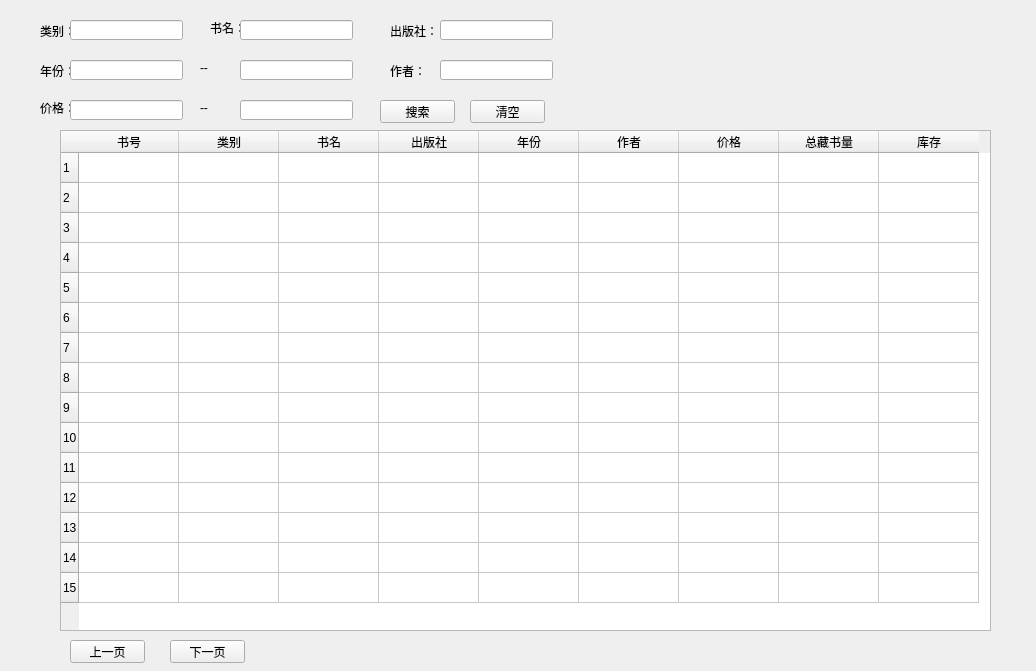
<?xml version="1.0" encoding="UTF-8"?>
<ui version="4.0">
 <class>searchbook</class>
 <widget class="QWidget" name="searchbook">
  <property name="geometry">
   <rect>
    <x>0</x>
    <y>0</y>
    <width>1036</width>
    <height>671</height>
   </rect>
  </property>
  <property name="windowTitle">
   <string>searchbook</string>
  </property>
  <widget class="QPushButton" name="pushButton">
   <property name="geometry">
    <rect>
     <x>380</x>
     <y>100</y>
     <width>75</width>
     <height>23</height>
    </rect>
   </property>
   <property name="text">
    <string>搜索</string>
   </property>
  </widget>
  <widget class="QPushButton" name="pushButton_2">
   <property name="geometry">
    <rect>
     <x>470</x>
     <y>100</y>
     <width>75</width>
     <height>23</height>
    </rect>
   </property>
   <property name="text">
    <string>清空</string>
   </property>
  </widget>
  <widget class="QLabel" name="label">
   <property name="geometry">
    <rect>
     <x>40</x>
     <y>20</y>
     <width>31</width>
     <height>21</height>
    </rect>
   </property>
   <property name="text">
    <string>类别：</string>
   </property>
  </widget>
  <widget class="QLabel" name="label_2">
   <property name="geometry">
    <rect>
     <x>210</x>
     <y>20</y>
     <width>31</width>
     <height>16</height>
    </rect>
   </property>
   <property name="text">
    <string>书名：</string>
   </property>
  </widget>
  <widget class="QLineEdit" name="titleline">
   <property name="geometry">
    <rect>
     <x>240</x>
     <y>20</y>
     <width>113</width>
     <height>20</height>
    </rect>
   </property>
  </widget>
  <widget class="QLineEdit" name="categoryline">
   <property name="geometry">
    <rect>
     <x>70</x>
     <y>20</y>
     <width>113</width>
     <height>20</height>
    </rect>
   </property>
  </widget>
  <widget class="QLineEdit" name="pressline">
   <property name="geometry">
    <rect>
     <x>440</x>
     <y>20</y>
     <width>113</width>
     <height>20</height>
    </rect>
   </property>
  </widget>
  <widget class="QLabel" name="label_3">
   <property name="geometry">
    <rect>
     <x>390</x>
     <y>20</y>
     <width>51</width>
     <height>21</height>
    </rect>
   </property>
   <property name="text">
    <string>出版社：</string>
   </property>
  </widget>
  <widget class="QLabel" name="label_4">
   <property name="geometry">
    <rect>
     <x>40</x>
     <y>60</y>
     <width>31</width>
     <height>21</height>
    </rect>
   </property>
   <property name="text">
    <string>年份：</string>
   </property>
  </widget>
  <widget class="QLineEdit" name="yearline1">
   <property name="geometry">
    <rect>
     <x>70</x>
     <y>60</y>
     <width>113</width>
     <height>20</height>
    </rect>
   </property>
  </widget>
  <widget class="QLabel" name="label_5">
   <property name="geometry">
    <rect>
     <x>200</x>
     <y>60</y>
     <width>21</width>
     <height>16</height>
    </rect>
   </property>
   <property name="text">
    <string>--</string>
   </property>
  </widget>
  <widget class="QLineEdit" name="yearline2">
   <property name="geometry">
    <rect>
     <x>240</x>
     <y>60</y>
     <width>113</width>
     <height>20</height>
    </rect>
   </property>
  </widget>
  <widget class="QLabel" name="label_6">
   <property name="geometry">
    <rect>
     <x>390</x>
     <y>60</y>
     <width>31</width>
     <height>21</height>
    </rect>
   </property>
   <property name="text">
    <string>作者：</string>
   </property>
  </widget>
  <widget class="QLineEdit" name="authorline">
   <property name="geometry">
    <rect>
     <x>440</x>
     <y>60</y>
     <width>113</width>
     <height>20</height>
    </rect>
   </property>
  </widget>
  <widget class="QLabel" name="label_7">
   <property name="geometry">
    <rect>
     <x>40</x>
     <y>100</y>
     <width>31</width>
     <height>16</height>
    </rect>
   </property>
   <property name="text">
    <string>价格：</string>
   </property>
  </widget>
  <widget class="QLineEdit" name="priceline1">
   <property name="geometry">
    <rect>
     <x>70</x>
     <y>100</y>
     <width>113</width>
     <height>20</height>
    </rect>
   </property>
  </widget>
  <widget class="QLabel" name="label_8">
   <property name="geometry">
    <rect>
     <x>200</x>
     <y>100</y>
     <width>21</width>
     <height>16</height>
    </rect>
   </property>
   <property name="text">
    <string>--</string>
   </property>
  </widget>
  <widget class="QLineEdit" name="priceline2">
   <property name="geometry">
    <rect>
     <x>240</x>
     <y>100</y>
     <width>113</width>
     <height>20</height>
    </rect>
   </property>
  </widget>
  <widget class="QTableWidget" name="tableWidget">
   <property name="geometry">
    <rect>
     <x>60</x>
     <y>130</y>
     <width>931</width>
     <height>501</height>
    </rect>
   </property>
   <property name="editTriggers">
    <set>QAbstractItemView::NoEditTriggers</set>
   </property>
   <property name="selectionMode">
    <enum>QAbstractItemView::SingleSelection</enum>
   </property>
   <property name="selectionBehavior">
    <enum>QAbstractItemView::SelectRows</enum>
   </property>
   <property name="rowCount">
    <number>15</number>
   </property>
   <row/>
   <row/>
   <row/>
   <row/>
   <row/>
   <row/>
   <row/>
   <row/>
   <row/>
   <row/>
   <row/>
   <row/>
   <row/>
   <row/>
   <row/>
   <column>
    <property name="text">
     <string>书号</string>
    </property>
   </column>
   <column>
    <property name="text">
     <string>类别</string>
    </property>
   </column>
   <column>
    <property name="text">
     <string>书名</string>
    </property>
   </column>
   <column>
    <property name="text">
     <string>出版社</string>
    </property>
   </column>
   <column>
    <property name="text">
     <string>年份</string>
    </property>
   </column>
   <column>
    <property name="text">
     <string>作者</string>
    </property>
   </column>
   <column>
    <property name="text">
     <string>价格</string>
    </property>
   </column>
   <column>
    <property name="text">
     <string>总藏书量</string>
    </property>
   </column>
   <column>
    <property name="text">
     <string>库存</string>
    </property>
   </column>
  </widget>
  <widget class="QPushButton" name="pushButton_3">
   <property name="geometry">
    <rect>
     <x>70</x>
     <y>640</y>
     <width>75</width>
     <height>23</height>
    </rect>
   </property>
   <property name="text">
    <string>上一页</string>
   </property>
  </widget>
  <widget class="QPushButton" name="pushButton_4">
   <property name="geometry">
    <rect>
     <x>170</x>
     <y>640</y>
     <width>75</width>
     <height>23</height>
    </rect>
   </property>
   <property name="text">
    <string>下一页</string>
   </property>
  </widget>
 </widget>
 <layoutdefault spacing="6" margin="11"/>
 <resources/>
 <connections/>
</ui>
